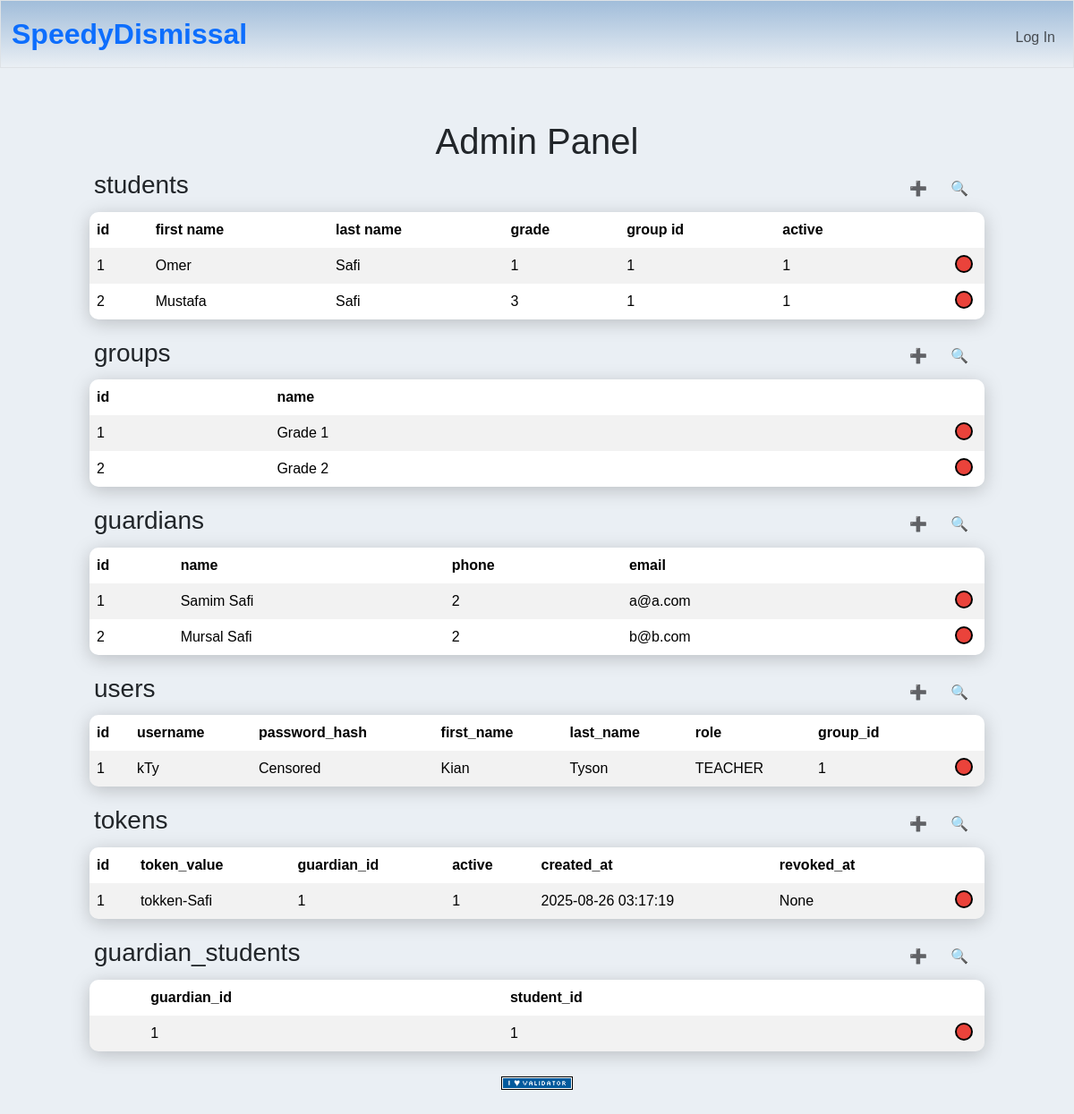
The page /admin on the database its author committed.
### tables this page shows
CREATE TABLE students (
  id         INTEGER PRIMARY KEY,
  first_name TEXT NOT NULL,
  last_name  TEXT NOT NULL,
  grade      TEXT NOT NULL,
  group_id   INTEGER REFERENCES groups(id) ON DELETE SET NULL,
  active     INTEGER NOT NULL DEFAULT 1
);

CREATE TABLE groups(
    id INTEGER PRIMARY KEY,
    name TEXT NOT NULL UNIQUE
);

CREATE TABLE guardians (
  id    INTEGER PRIMARY KEY,
  name  TEXT NOT NULL,
  phone TEXT DEFAULT 'None',
  email TEXT DEFAULT 'None'
);

CREATE TABLE users (
  id            INTEGER PRIMARY KEY,
  username      TEXT NOT NULL UNIQUE,
  password_hash TEXT NOT NULL,
  first_name    TEXT NOT NULL,
  last_name     TEXT NOT NULL,
  role          TEXT NOT NULL CHECK (role IN ('ADMIN','PROCTOR','TEACHER','DOOR')),
  group_id      INTEGER REFERENCES groups(id) ON DELETE SET NULL
);

CREATE TABLE tokens (
  id           INTEGER PRIMARY KEY,
  token_value  TEXT NOT NULL UNIQUE,
  guardian_id  INTEGER NOT NULL REFERENCES guardians(id) ON DELETE CASCADE,
  active       INTEGER NOT NULL DEFAULT 1,
  created_at   TEXT NOT NULL DEFAULT (datetime('now')),
  revoked_at   TEXT DEFAULT 'None'
);

### app.py (the view)
@app.route("/admin")
def admin():
    students = db.execute("SELECT * FROM students;")
    groups = db.execute("SELECT * FROM groups;")
    guardians = db.execute("SELECT * FROM guardians;")
    users = db.execute("SELECT id, username, 'Censored' AS password_hash, first_name, last_name, role, group_id FROM users;")
    tokens = db.execute("SELECT * FROM tokens;")
    guardian_students = db.execute("SELECT * FROM guardian_students")
    return render_template("admin.html", students=students, groups=groups, guardians=guardians, users=users, tokens=tokens, guardian_students=guardian_students)

### app.py (called while the page is built)
@app.after_request
def after_request(response):
    response.headers["Cache-Control"] = "no-cache, no-store, must-revalidate"
    response.headers["Expires"] = 0
    response.headers["Pragma"] = "no-cache"
    return response

### templates/admin.html (shortened to what this page needs)
{% extends "layout.html" %}
{% block main2 %}
<h1 class="admin-title">Admin Panel</h1>
<div class="table-encapsulator">
    <div class="search-container">
        <h3>students</h3>
        <button id="insert-toggle" class="btn">➕</button>
        <button id="query-toggle" class="btn ">🔍</button>
    </div>
    <div class="table-wrapper">
    <table class="students table table-striped table-hover" id="students">
        <thead>
            <tr>
                <th>id</th>
                <th>first name</th>
                <th>last name</th>
                <th>grade</th>
                <th>group id</th>
                <th>active</th>
                <th></th>
            </tr>
        </thead>
        <tbody>
            {% for student in students %}
            <tr id="students-{{student.id}}">
                <td id="id">{{student.id}}</td>
                <td id="first_name">{{student.first_name}}</td>
                <td id="last_name">{{student.last_name}}</td>
                <td id="grade">{{student.grade}}</td>
                <td id="group_id">{{student.group_id}}</td>
                <td id="active">{{student.active}}</td>
                <td>
                    <button class="deleteEntry" data-id="{{student.id}}"></button>
                </td>
            </tr>
            {% endfor %}
        </tbody>
    </table>
    </div>
</div>
<div class="table-encapsulator">
    <div class="search-container">
        <h3>groups</h3>
        <button id="insert-toggle" class="btn">➕</button>
        <button id="query-toggle" class="btn ">🔍</button>
    </div>
    <div class="table-wrapper">
    <table class="groups table table-striped table-hover" id="groups">
        <thead>
            <tr>
                <th>id</th>
                <th>name</th>
                <th></th>
            </tr>
        </thead>
        <tbody>
            {% for group in groups %}
            <tr id="groups-{{group.id}}">
                <td id="id">{{group.id}}</td>
                <td id="name">{{group.name}}</td>
                <td>
                    <button class="deleteEntry" data-id="{{group.id}}"></button>
                </td>
            </tr>
            {% endfor %}
        </tbody>
    </table>
    </div>
</div>
<div class="table-encapsulator">
    <div class="search-container">
        <h3>guardians</h3>
        <button id="insert-toggle" class="btn">➕</button>
        <button id="query-toggle" class="btn ">🔍</button>
    </div>
    <div class="table-wrapper">
    <table class="guardians table table-striped table-hover" id="guardians">
        <thead>
            <tr>
                <th>id</th>
                <th>name</th>
                <th>phone</th>
                <th>email</th>
                <th></th>
            </tr>
        </thead>
        <tbody>
            {% for guardian in guardians %}
            <tr id="guardians-{{guardian.id}}">
                <td id="id">{{guardian.id}}</td>
                <td id="name">{{guardian.name}}</td>
                <td id="phone">{{guardian.phone}}</td>
                <td id="email">{{guardian.email}}</td>
                <td>
                    <button class="deleteEntry" data-id="{{guardian.id}}"></button>
                </td>
            </tr>
            {% endfor %}
        </tbody>
    </table>
    </div>
</div>
<div class="table-encapsulator">
    <div class="search-container">
        <h3>users</h3>
        <button id="insert-toggle" class="btn">➕</button>
        <button id="query-toggle" class="btn ">🔍</button>
    </div>
    <div class="table-wrapper">
    <table class="users table table-striped table-hover" id="users">
        <thead>
            <tr>
                <th>id</th>
                <th>username</th>
                <th>password_hash</th>
                <th>first_name</th>
                <th>last_name</th>
                <th>role</th>
                <th>group_id</th>
                <th></th>
            </tr>
        </thead>
        <tbody>
            {% for user in users %}
            <tr id="users-{{user.id}}">
                <td id="id">{{user.id}}</td>
                <td id="username">{{user.username}}</td>
                <td id="password_hash">{{user.password_hash}}</td>
                <td id="first_name">{{user.first_name}}</td>
                <td id="last_name">{{user.last_name}}</td>
                <td id="role">{{user.role}}</td>
                <td id="group_id">{{user.group_id}}</td>
                <td>
                    <button class="deleteEntry" data-id="{{user.id}}"></button>
                </td>
            </tr>
            {% endfor %}
        </tbody>
    </table>
    </div>
</div>
<div class="table-encapsulator">
    <div class="search-container">
        <h3>tokens</h3>
        <button id="insert-toggle" class="btn">➕</button>
        <button id="query-toggle" class="btn ">🔍</button>
    </div>
    <div class="table-wrapper">
    <table class="tokens table table-striped table-hover" id="tokens">
        <thead>
            <tr>
                <th>id</th>
                <th>token_value</th>
                <th>guardian_id</th>
                <th>active</th>
                <th>created_at</th>
                <th>revoked_at</th>
                <th></th>
            </tr>
        </thead>
        <tbody>
            {% for token in tokens %}
            <tr id="tokens-{{token.id}}">
                <td id="id">{{token.id}}</td>
                <td id="token_value">{{token.token_value}}</td>
                <td id="guardian_id">{{token.guardian_id}}</td>
                <td id="active">{{token.active}}</td>
                <td id="created_at">{{token.created_at}}</td>
                <td id="revoked_at">{{token.revoked_at}}</td>
                <td>
                    <button class="deleteEntry" data-id="{{token.id}}"></button>
                </td>
            </tr>
            {% endfor %}
        </tbody>
    </table>
    </div>
</div>
<div class="table-encapsulator">
    <div class="search-container">
        <h3>guardian_students</h3>
        <button id="insert-toggle" class="btn">➕</button>
        <button id="query-toggle" class="btn ">🔍</button>
    </div>
    <div class="table-wrapper">
    <table class="guardian_students table table-striped table-hover" id="guardian_students">
        <thead>
            <tr>
                <th></th>
                <th>guardian_id</th>
                <th>student_id</th>
                <th></th>
            </tr>
        </thead>
        <tbody>
            {% for guardian_student in guardian_students %}
            <tr id="guardian_students-{{guardian_student.id}}">
                <td></td>
                <td id="guardian_id">{{guardian_student.guardian_id}}</td>
                <td id="student_id">{{guardian_student.student_id}}</td>
                <td>
                    <button class="deleteEntry" data-id="{{guardian_student.id}}"></button>
                </td>
            </tr>
            {% endfor %}
        </tbody>
    </table>
    </div>
</div>
{% endblock %}

### templates/layout.html (shortened to what this page needs)
<!DOCTYPE html>
<html lang="en">
    <head>
        <link href="https://cdn.jsdelivr.net/npm/bootstrap@5.3.3/dist/css/bootstrap.min.css" rel="stylesheet">
        <link href="/static/styles.css" rel="stylesheet">
    </head>
    <body>
        <nav class="navbar navbar-expand-md navbar-light bg-light border">
            <div class="container-fluid">
                <a class="navbar-brand fw-bold text-primary" href="/">SpeedyDismissal</a>
                <div class="collapse navbar-collapse" id="navbar">
                {% if session["user_id"] %}
                    <ul class="navbar-nav me-auto mt-2">
                    <li class="nav-item"><a class="nav-link" href="/scanner">Scanner</a></li>
                    <li class="nav-item"><a class="nav-link" href="/admin">Admin</a></li>
                    <li class="nav-item"><a class="nav-link" href="/logs">Logs</a></li>
                    </ul>
                    <ul class="navbar-nav ms-auto mt-2">
                    <li class="nav-item"><a class="nav-link text-danger" href="/logout">Log Out</a></li>
                    </ul>
                {% else %}
                    <ul class="navbar-nav ms-auto mt-2">
                    <li class="nav-item"><a class="nav-link" href="/login">Log In</a></li>
                    </ul>
                {% endif %}
                </div>
            </div>
        </nav>
        <div class="alert-Container container mt-3 position-fixed top-10 start-50 translate-middle-x p-3"></div>
        <main class="container py-4">
        </main>
        <main style="padding: 10px">
            {% block main2 %}{% endblock %}
        </main>
        <footer class="mb-5">
            <form action="https://validator.w3.org/check" class="text-center" enctype="multipart/form-data" method="post" target="_blank">
                <input alt="Validate" src="/static/I_heart_validator.png" type="image">
            </form>
        </footer>
    </body>
</html>

### static/styles.css (style rules this page uses)
body { font-family:'Trebuchet MS', 'Lucida Sans Unicode', 'Lucida Grande', 'Lucida Sans', Arial, sans-serif; background-color: #eaeff4; }
nav { background-image: linear-gradient(to bottom, #a1bdda, #eaeff4); }
.search-container { display: flex; justify-content: flex-end; align-items: center; margin: 5px; }
.search-container h3 { margin-right: auto; }
.table-wrapper table td:last-child { text-align: right; }
.table-wrapper table { table-layout: auto; }
.table-wrapper { overflow-x: auto; filter: drop-shadow(0 4px 10px rgba(0,0,0,0.2)); -webkit-overflow-scrolling: touch; }
.table-encapsulator { max-width: 1000px; margin: auto; }
.admin-title { text-align: center; }
.deleteEntry { width: 20px; height: 20px; border-radius: 50%; background-color: #ea433b; border: none; cursor: pointer; border: 2px solid black; display: inline-block; margin: 0 5px; }
nav .navbar-brand { font-size: xx-large; }
.alert-Container { z-index: 1055; width: 100%; max-width: 400px; }
table tr, table tr th, table tr td { border: none; }
table { border-collapse: collapse; border-radius: 10px; overflow: hidden; }

### rows shown on the page
students: id "1", first_name "Omer", last_name "Safi", grade "1", group_id "1", active "1"
students: id "2", first_name "Mustafa", last_name "Safi", grade "3", group_id "1", active "1"
groups: id "1", name "Grade 1"
groups: id "2", name "Grade 2"
guardians: id "1", name "Samim Safi", phone "2", email "a@a.com"
guardians: id "2", name "Mursal Safi", phone "2", email "b@b.com"
users: id "1", username "kTy", password_hash "Censored", first_name "Kian", last_name "Tyson", role "TEACHER", group_id "1"
tokens: id "1", token_value "tokken-Safi", guardian_id "1", active "1", created_at "2025-08-26 03:17:19", revoked_at "None"

### other values the page prints
{{ guardian_student.guardian_id }} "1"
{{ guardian_student.student_id }} "1"
